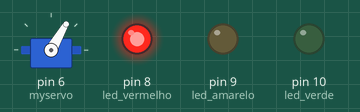
Bench run of a sketch on a simulated Arduino Uno, built with avr-gcc and run on an emulated ATmega328P. On the bench: servo, output pins drawn as LEDs (lit = HIGH).

Above: at 0.05 s.
At 6.25 s:
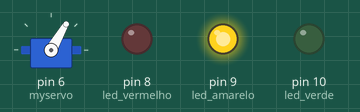
At 9.35 s:
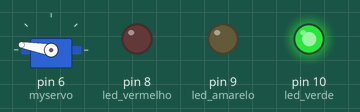
At 10.05 s:
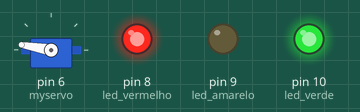
At 10.7 s:
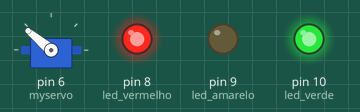
At 12.45 s:
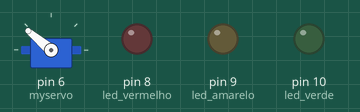
Timing chart, 0 to 16.3 s (numbered marks = the images above):
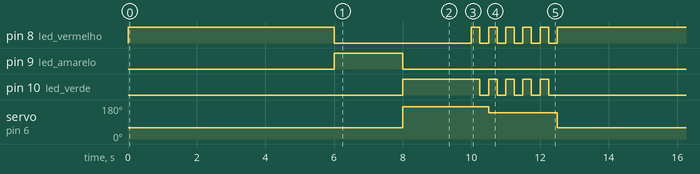

The sketch:

codigo_semaforo.ino
```cpp
#include <Servo.h>

Servo myservo;


int led_vermelho = 8;
int led_amarelo = 9;
int led_verde = 10;


void setup() {
  // put your setup code here, to run once:
  pinMode(led_vermelho, OUTPUT);
  pinMode(led_amarelo, OUTPUT);
  pinMode(led_verde, OUTPUT);
  myservo.attach(6);
}

void loop() {
  // put your main code here, to run repeatedly:

  digitalWrite(led_vermelho, HIGH);
  digitalWrite(led_amarelo, LOW);
  digitalWrite(led_verde, LOW);
  myservo.write(60);
  delay(6000);
  digitalWrite(led_vermelho, LOW);
  digitalWrite(led_amarelo, HIGH);
  digitalWrite(led_verde, LOW);
  delay(2000);
  digitalWrite(led_vermelho, LOW);
  digitalWrite(led_amarelo, LOW);
  digitalWrite(led_verde, HIGH);
  myservo.write(170);
  delay(2000);
  for (int i = 0; i < 5; i++) {
    digitalWrite(led_vermelho, HIGH);
    digitalWrite(led_amarelo, LOW);
    digitalWrite(led_verde, HIGH);
    delay(250);
    digitalWrite(led_vermelho, LOW);
    digitalWrite(led_amarelo, LOW);
    digitalWrite(led_verde, LOW);
    delay(250);
    myservo.write(140);
}


}
```

Measured:
- by itself, pin 8 (led_vermelho): repeats every 12.5 s: LOW 4.0 s, 5 × (HIGH 0.25 s, LOW 0.25 s), HIGH 6.0 s
- by itself, pin 9 (led_amarelo): alternates HIGH for 2.0 s and LOW for 10.5 s
- by itself, pin 10 (led_verde): repeats every 12.5 s: 4 × (LOW 0.25 s, HIGH 0.25 s), LOW 8.3 s, HIGH 2.3 s
- by itself, servo on pin 6 (myservo): repeats every 12.5 s: 140° 2.0 s, 60° 8.0 s, 170° 2.5 s
